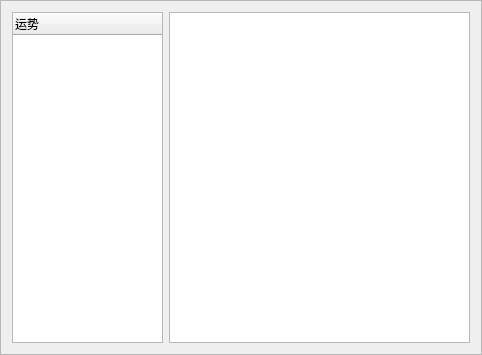
<?xml version="1.0" encoding="UTF-8"?>
<ui version="4.0">
 <class>HeluoFrame</class>
 <widget class="QFrame" name="HeluoFrame">
  <property name="geometry">
   <rect>
    <x>0</x>
    <y>0</y>
    <width>482</width>
    <height>355</height>
   </rect>
  </property>
  <property name="windowTitle">
   <string>Frame</string>
  </property>
  <property name="frameShape">
   <enum>QFrame::StyledPanel</enum>
  </property>
  <property name="frameShadow">
   <enum>QFrame::Raised</enum>
  </property>
  <layout class="QHBoxLayout" name="horizontalLayout">
   <item>
    <widget class="QTreeWidget" name="treeWidget">
     <property name="sizePolicy">
      <sizepolicy hsizetype="Expanding" vsizetype="Expanding">
       <horstretch>1</horstretch>
       <verstretch>0</verstretch>
      </sizepolicy>
     </property>
     <property name="editTriggers">
      <set>QAbstractItemView::NoEditTriggers</set>
     </property>
     <column>
      <property name="text">
       <string>运势</string>
      </property>
     </column>
    </widget>
   </item>
   <item>
    <widget class="QTextEdit" name="textEdit">
     <property name="sizePolicy">
      <sizepolicy hsizetype="Expanding" vsizetype="Expanding">
       <horstretch>2</horstretch>
       <verstretch>0</verstretch>
      </sizepolicy>
     </property>
     <property name="undoRedoEnabled">
      <bool>false</bool>
     </property>
     <property name="readOnly">
      <bool>true</bool>
     </property>
    </widget>
   </item>
  </layout>
 </widget>
 <resources/>
 <connections>
  <connection>
   <sender>treeWidget</sender>
   <signal>itemClicked(QTreeWidgetItem*,int)</signal>
   <receiver>HeluoFrame</receiver>
   <slot>onSelectAge(QTreeWidgetItem*,int)</slot>
   <hints>
    <hint type="sourcelabel">
     <x>97</x>
     <y>100</y>
    </hint>
    <hint type="destinationlabel">
     <x>132</x>
     <y>4</y>
    </hint>
   </hints>
  </connection>
 </connections>
 <slots>
  <slot>onSelectAge(QTreeWidgetItem*,int)</slot>
 </slots>
</ui>
